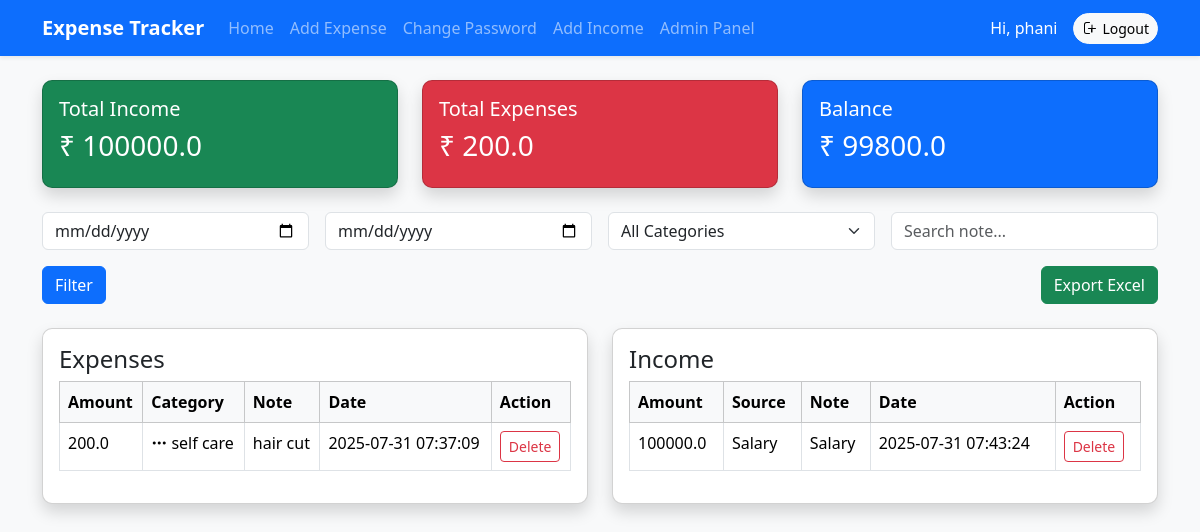
Page / (signed in) on the earlier database version.
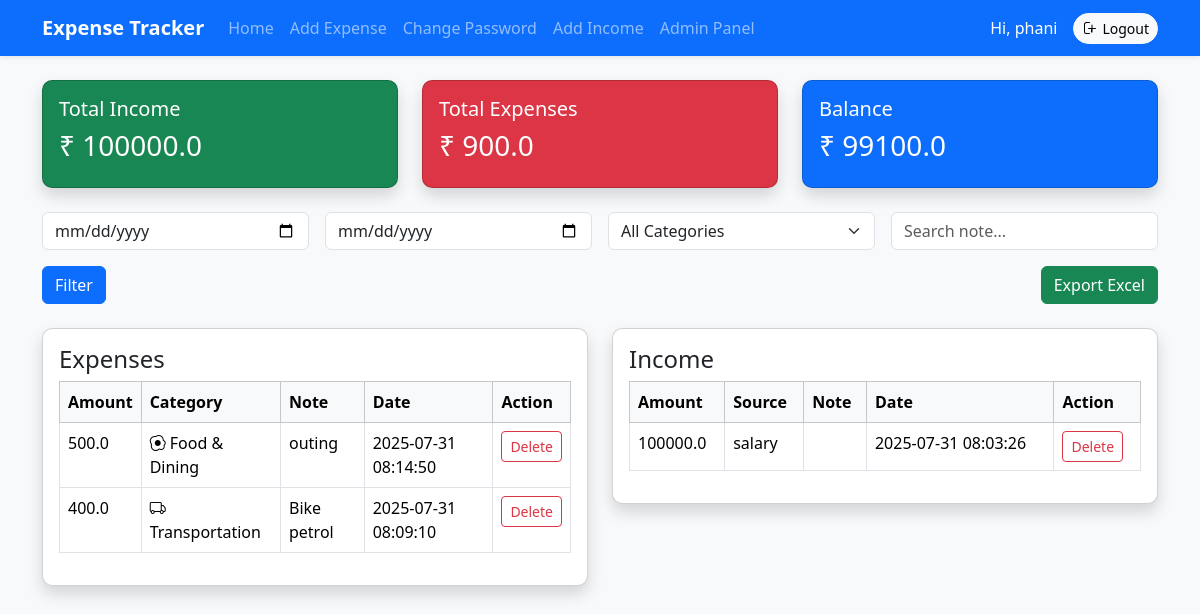
Same page on the later database version.
### tables this page shows
CREATE TABLE expenses
                     (id INTEGER PRIMARY KEY AUTOINCREMENT,
                      user_id INTEGER,
                      amount REAL,
                      category TEXT,
                      note TEXT,
                      date TEXT,
                      FOREIGN KEY(user_id) REFERENCES users(id));

CREATE TABLE income
                    (id INTEGER PRIMARY KEY AUTOINCREMENT,
                     user_id INTEGER,
                     amount REAL,
                     source TEXT,
                     note TEXT,
                     date TEXT,
                     FOREIGN KEY(user_id) REFERENCES users(id));

### app.py (the view)
@app.route('/')
def index():
    if 'user_id' not in session:
        return redirect(url_for('login'))
    user_id = session['user_id']
    from_date = request.args.get('from_date')
    to_date = request.args.get('to_date')
    category = request.args.get('category')
    search = request.args.get('search')
    filters_expense = "user_id=?"
    params_expense = [user_id]
    if from_date:
        filters_expense += " AND date(date) >= date(?)"
        params_expense.append(from_date)
    if to_date:
        filters_expense += " AND date(date) <= date(?)"
        params_expense.append(to_date)
    if category:
        filters_expense += " AND category=?"
        params_expense.append(category)
    if search:
        filters_expense += " AND note LIKE ?"
        params_expense.append(f"%{search}%")
    filters_income = "user_id=?"
    params_income = [user_id]
    with sqlite3.connect(DB_NAME) as conn:
        c = conn.cursor()
        c.execute(f"SELECT id, amount, category, note, date FROM expenses WHERE {filters_expense} ORDER BY date DESC", params_expense)
        expenses = c.fetchall()
        c.execute(f"SELECT id, amount, source, note, date FROM income WHERE {filters_income} ORDER BY date DESC", params_income)
        income = c.fetchall()
        c.execute("SELECT SUM(amount) FROM expenses WHERE user_id=?", (user_id,))
        total_expenses = c.fetchone()[0] or 0
        c.execute("SELECT SUM(amount) FROM income WHERE user_id=?", (user_id,))
        total_income = c.fetchone()[0] or 0
        balance = total_income - total_expenses
    return render_template('index.html',
                           expenses=expenses,
                           income=income,
                           total_income=total_income,
                           total_expenses=total_expenses,
                           balance=balance,
                           category_icons=CATEGORY_ICONS)

### templates/index.html (shortened to what this page needs)
{% extends "base.html" %}
{% block content %}
<div class="row mb-4">
  <div class="col-md-4">
    <div class="card text-bg-success shadow">
      <div class="card-body">
        <h5>Total Income</h5>
        <h3>₹ {{ total_income }}</h3>
      </div>
    </div>
  </div>
  <div class="col-md-4">
    <div class="card text-bg-danger shadow">
      <div class="card-body">
        <h5>Total Expenses</h5>
        <h3>₹ {{ total_expenses }}</h3>
      </div>
    </div>
  </div>
  <div class="col-md-4">
    <div class="card text-bg-primary shadow">
      <div class="card-body">
        <h5>Balance</h5>
        <h3>₹ {{ balance }}</h3>
      </div>
    </div>
  </div>
</div>
<form method="GET" action="{{ url_for('index') }}" class="row g-3 mb-4">
  <div class="col-md-3">
    <input type="date" name="from_date" value="{{ request.args.get('from_date', '') }}" class="form-control">
  </div>
  <div class="col-md-3">
    <input type="date" name="to_date" value="{{ request.args.get('to_date', '') }}" class="form-control">
  </div>
  <div class="col-md-3">
    <select name="category" class="form-select">
      <option value="">All Categories</option>
    </select>
  </div>
  <div class="col-md-3">
    <input type="text" name="search" placeholder="Search note..." value="{{ request.args.get('search', '') }}"
      class="form-control">
  </div>
  <div class="col-md-12 d-flex justify-content-between">
    <button type="submit" class="btn btn-primary">Filter</button>
    <a href="{{ url_for('export_excel',
                    from_date=request.args.get('from_date',''),
                    to_date=request.args.get('to_date',''),
                    category=request.args.get('category',''),
                    search=request.args.get('search','')) }}" class="btn btn-success">Export Excel</a>
  </div>
</form>
<div class="row">
  <div class="col-md-6 mb-4">
    <div class="card shadow p-3">
      <h4>Expenses</h4>
      <table class="table table-bordered table-hover">
        <thead class="table-light">
          <tr>
            <th>Amount</th>
            <th>Category</th>
            <th>Note</th>
            <th>Date</th>
            <th>Action</th>
          </tr>
        </thead>
        <tbody>
          {% for exp in expenses %}
          <tr>
            <td>{{ exp[1] }}</td>
            <td>
              <i class="{{ category_icons.get(exp[2], 'bi bi-three-dots') }}"></i>
              {{ exp[2] }}
            </td>
            <td>{{ exp[3] }}</td>
            <td>{{ exp[4] }}</td>
            <td>
              <a href="{{ url_for('delete_expense', id=exp[0]) }}" class="btn btn-sm btn-outline-danger"
                onclick="return confirm('Delete this expense?')">Delete</a>
            </td>
          </tr>
          {% endfor %}
        </tbody>
      </table>
    </div>
  </div>
  <div class="col-md-6 mb-4">
    <div class="card shadow p-3">
      <h4>Income</h4>
      <table class="table table-bordered table-hover">
        <thead class="table-light">
          <tr>
            <th>Amount</th>
            <th>Source</th>
            <th>Note</th>
            <th>Date</th>
            <th>Action</th>
          </tr>
        </thead>
        <tbody>
          {% for inc in income %}
          <tr>
            <td>{{ inc[1] }}</td>
            <td>{{ inc[2] }}</td>
            <td>{{ inc[3] }}</td>
            <td>{{ inc[4] }}</td>
            <td>
              <a href="{{ url_for('delete_income', id=inc[0]) }}" class="btn btn-sm btn-outline-danger"
                onclick="return confirm('Delete this income?')">Delete</a>
            </td>
          </tr>
          {% endfor %}
        </tbody>
      </table>
    </div>
  </div>
</div>
{% endblock %}

### templates/base.html (shortened to what this page needs)
<!DOCTYPE html>
<html>
<head>
    <link href="https://cdn.jsdelivr.net/npm/bootstrap@5.3.2/dist/css/bootstrap.min.css" rel="stylesheet">
    <link rel="stylesheet" href="{{ url_for('static', filename='style.css') }}">
    <link rel="stylesheet" href="https://cdn.jsdelivr.net/npm/bootstrap-icons@1.10.5/font/bootstrap-icons.css">
</head>
<body class="bg-light">
<nav class="navbar navbar-expand-lg navbar-dark bg-primary mb-4 sticky-top shadow-sm">
  <div class="container">
    <a class="navbar-brand fw-bold" href="{{ url_for('index') }}">Expense Tracker</a>
    <div class="collapse navbar-collapse" id="navbarNav">
      <ul class="navbar-nav me-auto">
        {% if session.get('username') %}
          <li class="nav-item"><a class="nav-link" href="{{ url_for('index') }}">Home</a></li>
          <li class="nav-item"><a class="nav-link" href="{{ url_for('add_expense') }}">Add Expense</a></li>
          <li class="nav-item"><a class="nav-link" href="{{ url_for('change_password') }}">Change Password</a></li>
          <li class="nav-item"><a class="nav-link" href="{{ url_for('add_income') }}">Add Income</a></li>
          {% if session.get('is_admin') == 1 %}
            <li class="nav-item"><a class="nav-link" href="{{ url_for('admin_panel') }}">Admin Panel</a></li>
          {% endif %}
        {% else %}
          <li class="nav-item"><a class="nav-link" href="{{ url_for('login') }}">Login</a></li>
          <li class="nav-item"><a class="nav-link" href="{{ url_for('signup') }}">Signup</a></li>
        {% endif %}
      </ul>
      {% if session.get('username') %}
        <span class="navbar-text text-white me-3">Hi, {{ session.get('username') }}</span>
        <a class="btn btn-light btn-sm rounded-pill d-flex align-items-center" href="{{ url_for('logout') }}">
          Logout
        </a>
      {% endif %}
    </div>
  </div>
</nav>
<div class="container">
    {% block content %}{% endblock %}
</div>
</body>
</html>

### static/style.css (style rules this page uses)
body { font-family: 'Segoe UI', Tahoma, Geneva, Verdana, sans-serif; }
.card { border-radius: 10px; }

Differences in the rows shown:
removed expenses: amount "200.0", category "self care", note "hair cut", date "2025-07-31 07:37:09"
removed income: amount "100000.0", source "Salary", note "Salary", date "2025-07-31 07:43:24"
added expenses: amount "500.0", category "Food & Dining", note "outing", date "2025-07-31 08:14:50"
added expenses: amount "400.0", category "Transportation", note "Bike petrol", date "2025-07-31 08:09:10"
added income: amount "100000.0", source "salary", date "2025-07-31 08:03:26"
Other differences:
{{ total_expenses }}: "200.0" → "900.0"
{{ balance }}: "99800.0" → "99100.0"
